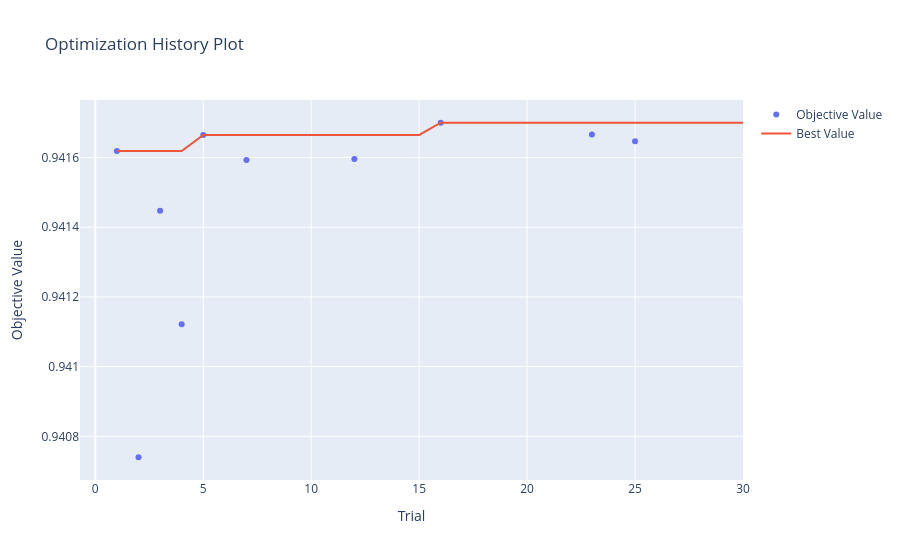

Notebook code for this chart:
### Code cell
try:
    fig = optuna.visualization.plot_optimization_history(study)
    fig.show()
except NameError:
    print("Optuna wasn't run")

### Figure 1 — Plotly figure (JSON) as saved in the notebook; plotly's stock layout.template omitted (floating-point values rounded to 4 significant figures)
{"data": [{"mode": "markers", "name": "Objective Value", "type": "scatter", "x": [1, 2, 3, 4, 5, 7, 12, 16, 23, 25], "y": [0.9416, 0.9407, 0.9414, 0.9411, 0.9417, 0.9416, 0.9416, 0.9417, 0.9417, 0.9416]}, {"mode": "lines", "name": "Best Value", "type": "scatter", "x": [0, 1, 2, 3, 4, 5, 6, 7, 8, 9, 10, 11, 12, 13, 14, 15, 16, 17, 18, 19, 20, 21, 22, 23, 24, 25, 26, 27, 28, 29, 30], "y": [null, 0.9416, 0.9416, 0.9416, 0.9416, 0.9417, 0.9417, 0.9417, 0.9417, 0.9417, 0.9417, 0.9417, 0.9417, 0.9417, 0.9417, 0.9417, 0.9417, 0.9417, 0.9417, 0.9417, 0.9417, 0.9417, 0.9417, 0.9417, 0.9417, 0.9417, 0.9417, 0.9417, 0.9417, 0.9417, 0.9417]}, {"marker": {"color": "#cccccc"}, "mode": "markers", "name": "Infeasible Trial", "showlegend": false, "type": "scatter", "x": [], "y": []}], "layout": {"title": {"text": "Optimization History Plot"}, "xaxis": {"title": {"text": "Trial"}}, "yaxis": {"title": {"text": "Objective Value"}}}}
